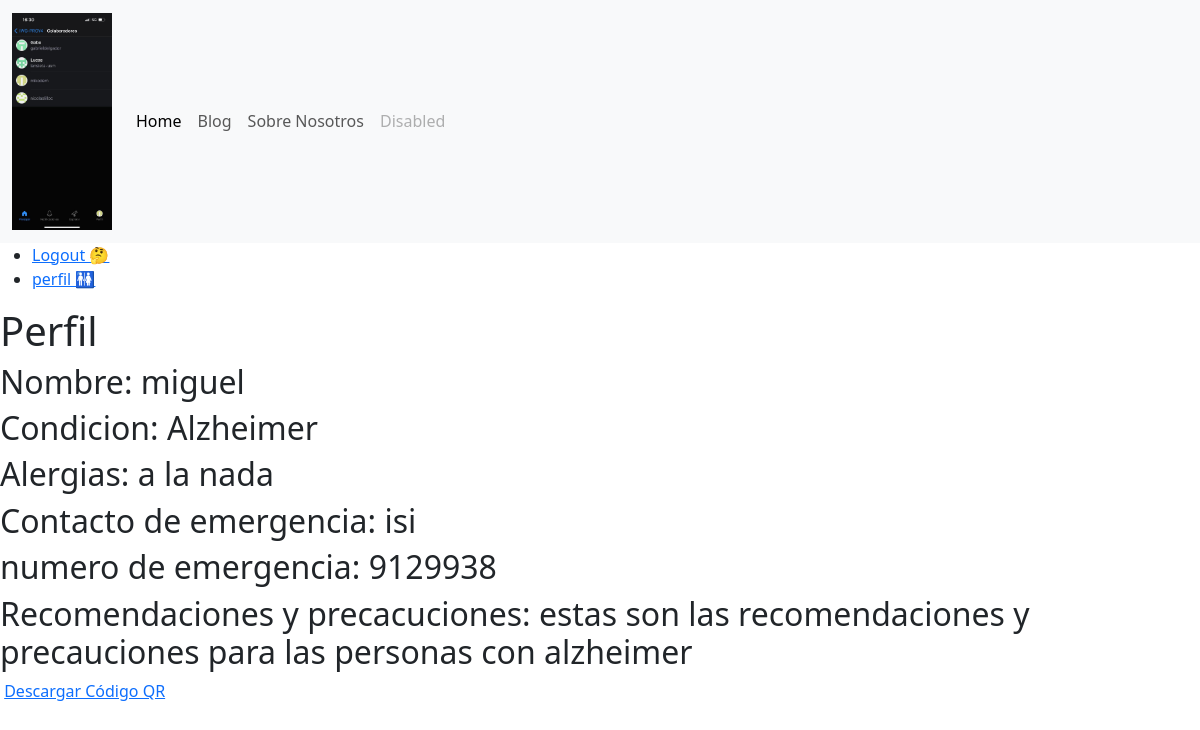
Page /perfil/ (signed in) on the committed database.
### myapp/models.py (models this page shows, shortened)
class Usuario(models.Model):
    name = models.CharField(max_length=20)
    padecimiento = models.CharField(max_length=20, default="default")
    alergias = models.TextField()
    contact = models.CharField(max_length=20)
    num_contact = models.IntegerField()
    recomendaciones_condicion = models.TextField(default="No se encontraron recomendaciones para esta condición")
    codigo= models.TextField(default="default")
    user= models.ForeignKey(User, on_delete=models.CASCADE, null=True, blank=True)

### myapp/views.py (the view)
# urls.py: path('perfil/', views.perfil, name="perfil"),
@login_required
def perfil(request):
    u = Usuario.objects.get(user=request.user)
    return render(request, "perfil.html", {"perfil": u})

### myapp/templates/perfil.html (shortened to what this page needs)
{% extends "layouts/base.html" %}
{% load static %}
{% block content %}
<h1> Perfil </h1>
    <h2>
        Nombre: {{perfil.name}}
    </h2>
    <h2>
        Condicion: {{perfil.padecimiento}}
    </h2>
    <h2>
        Alergias: {{perfil.alergias}}
    </h2>
    <h2>
        Contacto de emergencia: {{perfil.contact}}
    </h2>
    <h2>
        numero de emergencia: {{perfil.num_contact}}
    </h2>
    <h2>
        Recomendaciones y precacuciones: {{perfil.recomendaciones_condicion}}
    </h2>
    <a href="{{ perfil.codigo }}" download="codigo_qr.png">Descargar Código QR</a>
{% endblock %}

### rows in the picture
Usuario: name "miguel", padecimiento "Alzheimer", alergias "a la nada", contact "isi", num_contact "9129938", recomendaciones_condicion "estas son las recomendaciones y precauciones para las personas con alzheimer"
